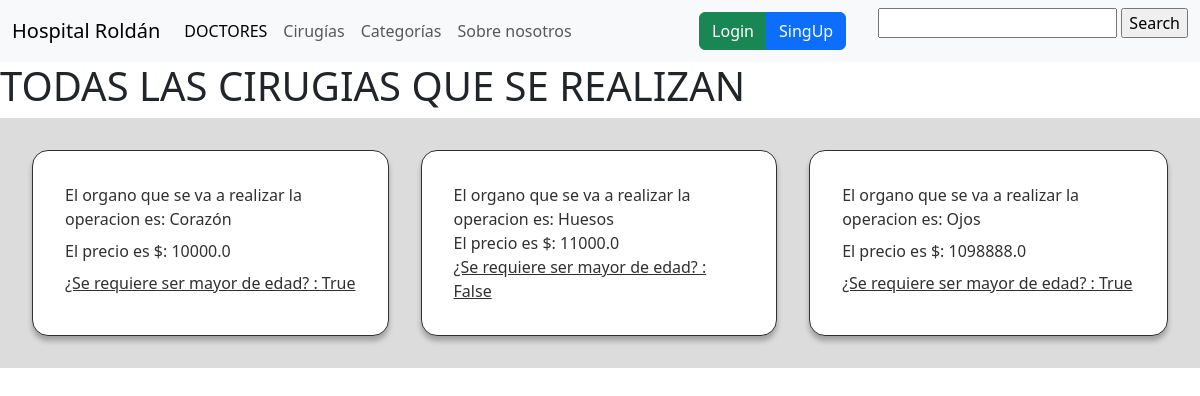
The page /surgeries/list-surgeries/ on the database its author committed.
### surgeries/models.py (models this page shows, shortened)
class Surgeries(models.Model):
    organ= models.CharField(max_length=100)
    price= price = models.FloatField()
    legal_age= models.BooleanField(default=True)

### surgeries/views.py (the view)
# urls.py: path('list-surgeries/',list_surgeries),
def list_surgeries(request):
    all_surgeries = Surgeries.objects.all()
    context = {
        'surgeries': all_surgeries,
    }
    return render(request, 'surgeries/listsurgeries.html', context=context)

### templates/surgeries/listsurgeries.html (shortened to what this page needs)
{% extends 'base.html' %}
{% block content %}
    <h1>TODAS LAS CIRUGIAS QUE SE REALIZAN</h1>
    <div style="background-color: gainsboro; display: grid; grid-auto-flow: column; padding: 2rem; justify-content: left; grid-column-gap: 2rem;">
      {% for surgerie in surgeries %}
      <div style="background-color: white; border: 1px solid #303030; display: grid; grid-auto-flow: row; width: fit-content; padding: 2rem; border-radius: 1rem; box-shadow: 0px 5px 5px 0px rgba(30,30,30,0.3);
      -webkit-box-shadow: 0px 5px 5px 0px rgba(30,30,30,0.3);
      -moz-box-shadow: 0px 5px 5px 0px rgba(30,30,30,0.3);">
        <p style="margin: 0; font-size: 1rem; font-weight: 500; color: #303030;">El organo que se va a realizar la operacion es: {{surgerie.organ}}</p>
        <p style="margin: 0; font-size: 1rem; font-weight: 500; color: #303030;">El precio es $: {{surgerie.price}}</p>
        <p style="margin: 0; font-size: 1rem; font-weight: 400; color: #303030; text-decoration: underline;">¿Se requiere ser mayor de edad? : {{surgerie.legal_age}}</p>
      </div>
      {% endfor %}
    </div>
{% endblock %}

### rows shown on the page
Surgeries: organ "Corazón", price "10000.0", legal_age "True"
Surgeries: organ "Huesos", price "11000.0", legal_age "False"
Surgeries: organ "Ojos", price "1098888.0", legal_age "True"
